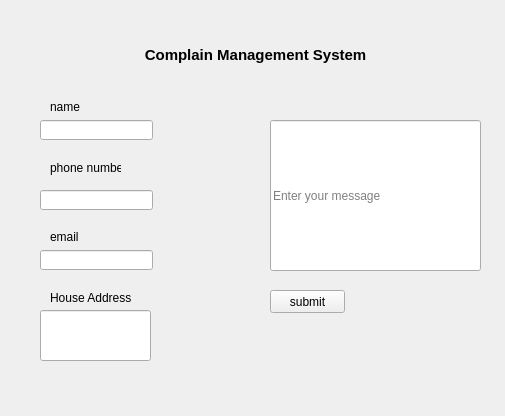
<?xml version="1.0" encoding="UTF-8"?>
<ui version="4.0">
 <class>Form</class>
 <widget class="QWidget" name="Form">
  <property name="geometry">
   <rect>
    <x>0</x>
    <y>0</y>
    <width>505</width>
    <height>416</height>
   </rect>
  </property>
  <property name="windowTitle">
   <string>Form</string>
  </property>
  <widget class="QLabel" name="label">
   <property name="geometry">
    <rect>
     <x>130</x>
     <y>40</y>
     <width>251</width>
     <height>31</height>
    </rect>
   </property>
   <property name="text">
    <string>&lt;html&gt;&lt;head/&gt;&lt;body&gt;&lt;p align=&quot;center&quot;&gt;&lt;span style=&quot; font-size:11pt; font-weight:600;&quot;&gt;Complain Management System&lt;/span&gt;&lt;/p&gt;&lt;/body&gt;&lt;/html&gt;</string>
   </property>
   <property name="alignment">
    <set>Qt::AlignCenter</set>
   </property>
  </widget>
  <widget class="QLineEdit" name="name">
   <property name="geometry">
    <rect>
     <x>40</x>
     <y>120</y>
     <width>113</width>
     <height>20</height>
    </rect>
   </property>
  </widget>
  <widget class="QLineEdit" name="mobile">
   <property name="geometry">
    <rect>
     <x>40</x>
     <y>190</y>
     <width>113</width>
     <height>20</height>
    </rect>
   </property>
  </widget>
  <widget class="QLineEdit" name="email">
   <property name="geometry">
    <rect>
     <x>40</x>
     <y>250</y>
     <width>113</width>
     <height>20</height>
    </rect>
   </property>
  </widget>
  <widget class="QLineEdit" name="address">
   <property name="geometry">
    <rect>
     <x>40</x>
     <y>310</y>
     <width>111</width>
     <height>51</height>
    </rect>
   </property>
  </widget>
  <widget class="QLineEdit" name="message">
   <property name="geometry">
    <rect>
     <x>270</x>
     <y>120</y>
     <width>211</width>
     <height>151</height>
    </rect>
   </property>
   <property name="placeholderText">
    <string>Enter your message</string>
   </property>
  </widget>
  <widget class="QLabel" name="label_2">
   <property name="geometry">
    <rect>
     <x>50</x>
     <y>100</y>
     <width>47</width>
     <height>13</height>
    </rect>
   </property>
   <property name="text">
    <string>name</string>
   </property>
  </widget>
  <widget class="QLabel" name="label_3">
   <property name="geometry">
    <rect>
     <x>50</x>
     <y>160</y>
     <width>71</width>
     <height>16</height>
    </rect>
   </property>
   <property name="text">
    <string>phone number</string>
   </property>
  </widget>
  <widget class="QLabel" name="label_4">
   <property name="geometry">
    <rect>
     <x>50</x>
     <y>230</y>
     <width>47</width>
     <height>13</height>
    </rect>
   </property>
   <property name="text">
    <string>email</string>
   </property>
  </widget>
  <widget class="QLabel" name="label_5">
   <property name="geometry">
    <rect>
     <x>50</x>
     <y>290</y>
     <width>81</width>
     <height>16</height>
    </rect>
   </property>
   <property name="text">
    <string>House Address</string>
   </property>
  </widget>
  <widget class="QPushButton" name="pushButton">
   <property name="geometry">
    <rect>
     <x>270</x>
     <y>290</y>
     <width>75</width>
     <height>23</height>
    </rect>
   </property>
   <property name="text">
    <string>submit</string>
   </property>
  </widget>
 </widget>
 <resources/>
 <connections/>
</ui>
